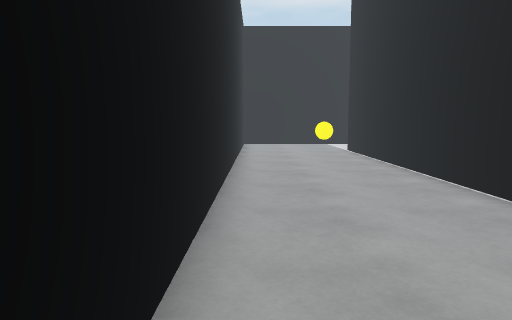
view 1 (above)

22 first-person views from a walk through a Unity game level. The camera is 1.2 m above the floor, tilts 6° down and sees 70° across. The floor is counted in squares, 1 m on a side. Each view is taken from the middle of a square. On the plan, view 1 faces up. The plan holds only what a view shows up to about 15 squares ahead; the rest is blank. The player is left out.

view 2
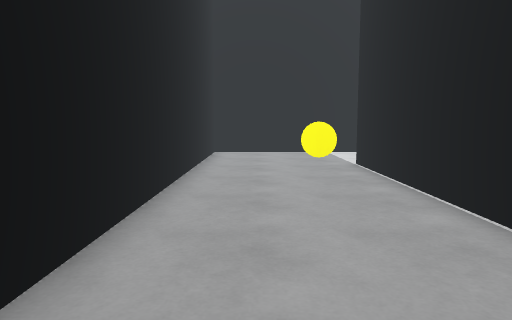

view 3
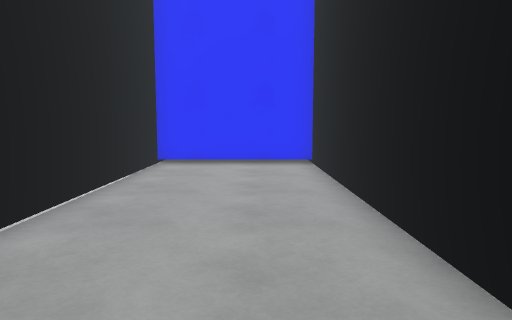

view 4
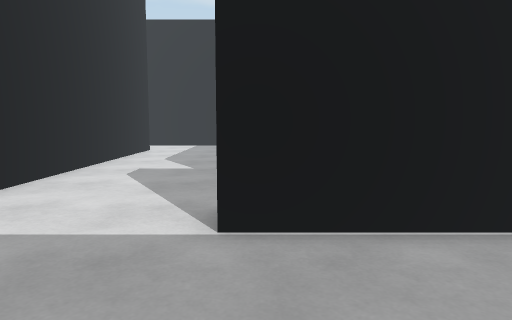

view 5
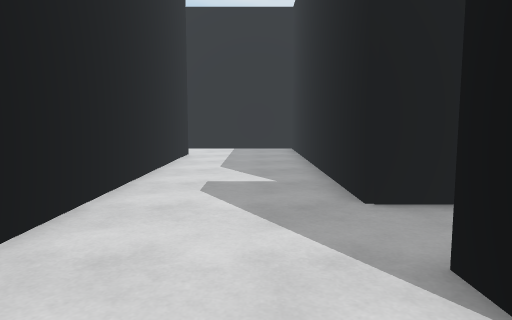

view 6
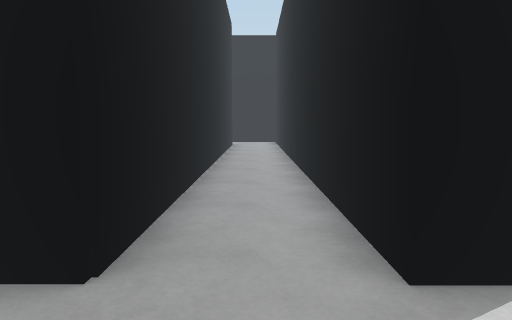

view 7
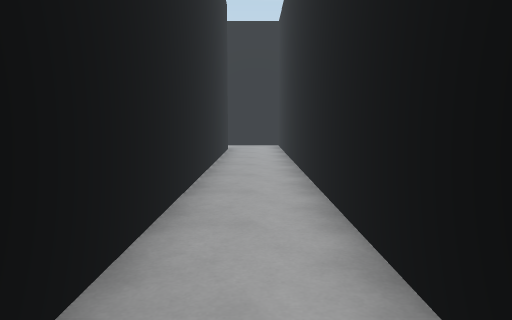

view 8
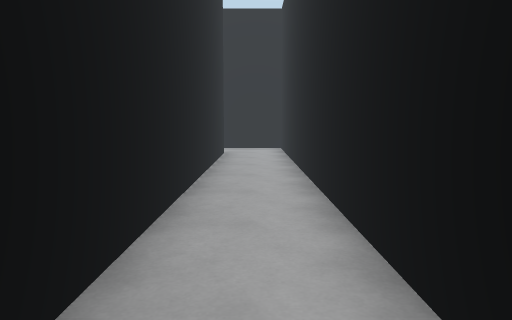

view 9
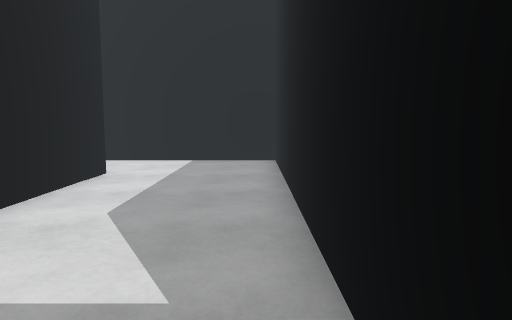

view 10
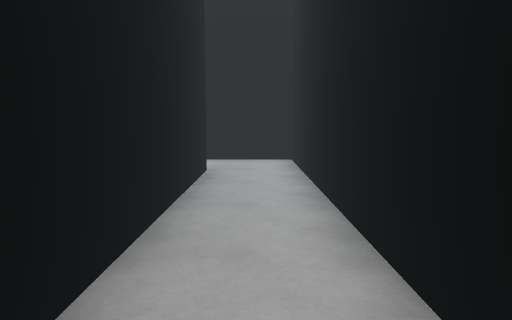

view 11
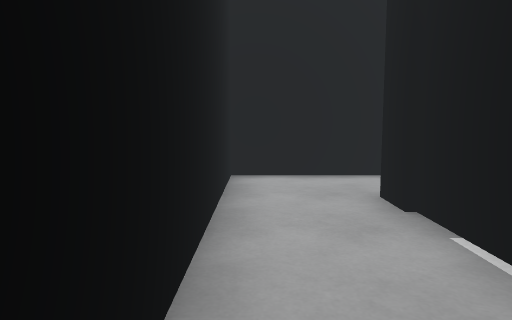

view 12
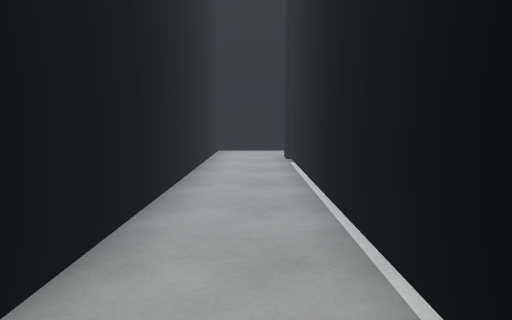

view 13
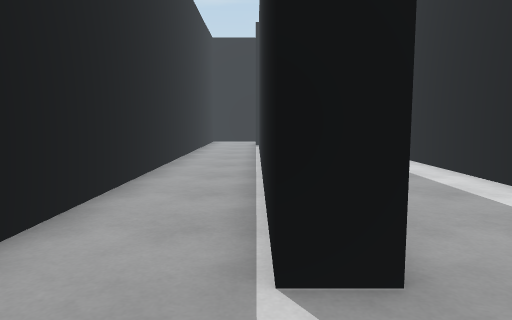

view 14
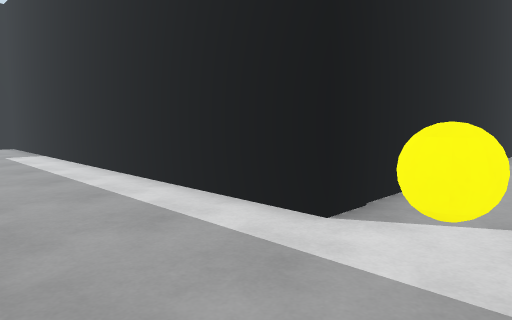

view 15
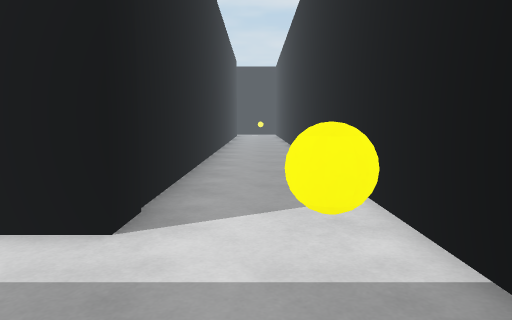

view 16
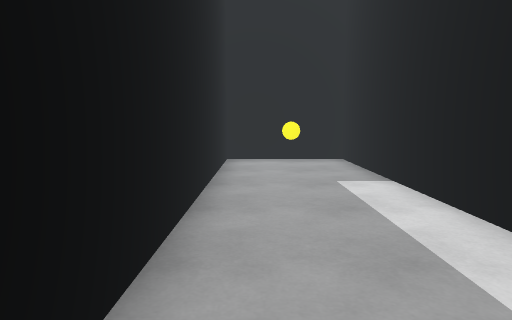

view 17
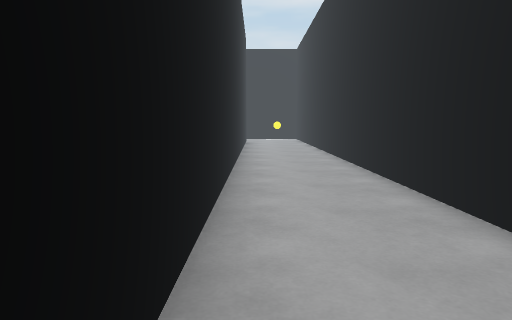

view 18
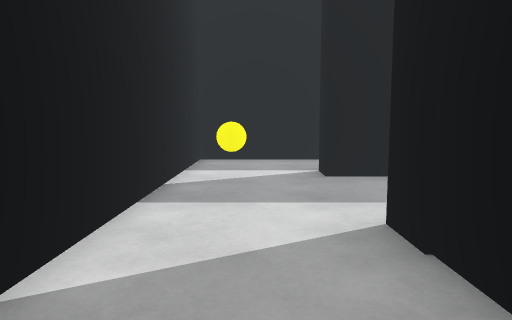

view 19
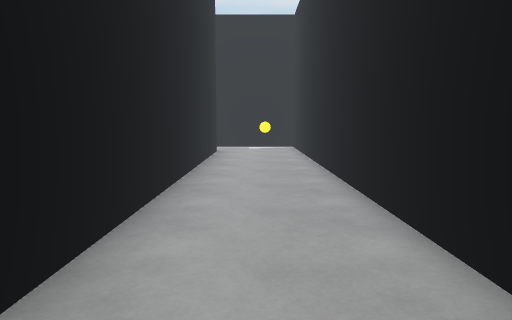

view 20
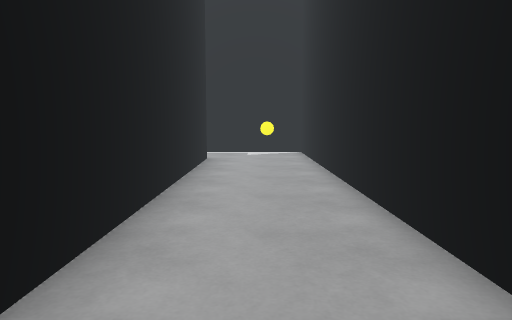

view 21
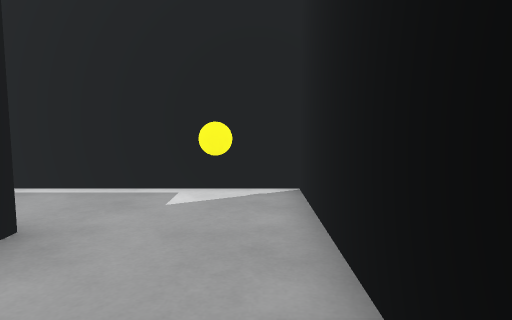

view 22
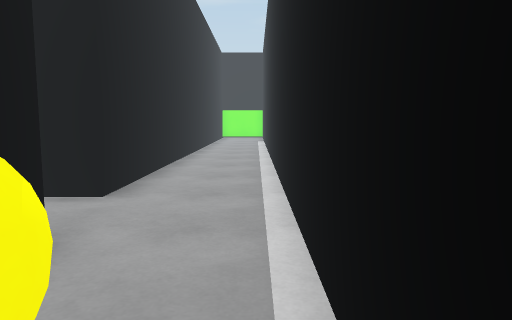

### Floor plan
Ten units are one square. View 1 is at (0, 0); x grows to the right and y downward. Boxes are objects, and circles mark ways between rooms. Rooms are numbered by the first view taken in them; rooms with no view inside come last. Other rooms are left out.
<svg viewBox="-11 -340 294 381">
<path fill="none" stroke="#000" d="M41 -154 49 -154 49 16M39 -55 39 -155M72 11 72 -154 180 -154M155 -195 -6 -195 -6 36 39 36 39 -30M183 -154 183 -208M230 -1 244 -1 244 9 71 9M234 -309 240 -309M244 -310 244 -38 82 -38 82 -1 188 -1M119 -306 212 -306 212 -295M49 16 49 36 278 36 278 -335 121 -335"/>
<rect x="15" y="-105" width="10" height="10" fill="#bbb"><title>yellow ball</title></rect>
<rect x="95" y="-25" width="10" height="10" fill="#bbb"><title>yellow ball</title></rect>
<rect x="255" y="-25" width="10" height="10" fill="#bbb"><title>yellow ball</title></rect>
<rect x="255" y="-325" width="10" height="10" fill="#bbb"><title>yellow ball</title></rect>
<circle cx="60" cy="20" r="3" fill="#2a7"/>
<text x="60" y="-110">1</text>
<text x="250" y="-150">2</text>
</svg>
Room 1 opens to room 2.

Where each view was taken, in squares from view 1:
view 1: 0 up, 0 right, facing up
view 2: 5 up, 1 right, facing up
view 3: 7 up, 1 right, facing down
view 4: 15 up, 0 right, facing right
view 5: 17 up, 2 right, facing right
view 6: 18 up, 6 right, facing down
view 7: 15 up, 6 right, facing down
view 8: 13 up, 6 right, facing down
view 9: 16 up, 7 right, facing right
view 10: 8 up, 6 right, facing down
view 11: 3 down, 13 right, facing left
view 12: 2 down, 20 right, facing left
view 13: 1 down, 27 right, facing left
view 14: 0 up, 27 right, facing up-left
view 15: 0 up, 26 right, facing up
view 16: 1 up, 20 right, facing left
view 17: 8 up, 25 right, facing up
view 18: 8 up, 26 right, facing down
view 19: 16 up, 26 right, facing up
view 20: 19 up, 26 right, facing up
view 21: 27 up, 27 right, facing up
view 22: 33 up, 27 right, facing left
